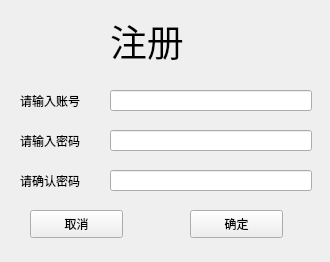
<?xml version="1.0" encoding="UTF-8"?>
<ui version="4.0">
 <class>regeistered</class>
 <widget class="QWidget" name="regeistered">
  <property name="geometry">
   <rect>
    <x>0</x>
    <y>0</y>
    <width>330</width>
    <height>262</height>
   </rect>
  </property>
  <property name="windowTitle">
   <string>regeistered</string>
  </property>
  <widget class="QLabel" name="label_2">
   <property name="geometry">
    <rect>
     <x>20</x>
     <y>90</y>
     <width>81</width>
     <height>21</height>
    </rect>
   </property>
   <property name="text">
    <string>请输入账号</string>
   </property>
  </widget>
  <widget class="QLabel" name="label">
   <property name="geometry">
    <rect>
     <x>110</x>
     <y>10</y>
     <width>181</width>
     <height>61</height>
    </rect>
   </property>
   <property name="font">
    <font>
     <family>Agency FB</family>
     <pointsize>28</pointsize>
    </font>
   </property>
   <property name="layoutDirection">
    <enum>Qt::LeftToRight</enum>
   </property>
   <property name="text">
    <string>注册</string>
   </property>
  </widget>
  <widget class="QLabel" name="label_3">
   <property name="geometry">
    <rect>
     <x>20</x>
     <y>130</y>
     <width>81</width>
     <height>21</height>
    </rect>
   </property>
   <property name="text">
    <string>请输入密码</string>
   </property>
  </widget>
  <widget class="QLabel" name="label_4">
   <property name="geometry">
    <rect>
     <x>20</x>
     <y>170</y>
     <width>81</width>
     <height>21</height>
    </rect>
   </property>
   <property name="text">
    <string>请确认密码</string>
   </property>
  </widget>
  <widget class="QLineEdit" name="lineEdit">
   <property name="geometry">
    <rect>
     <x>110</x>
     <y>90</y>
     <width>202</width>
     <height>21</height>
    </rect>
   </property>
  </widget>
  <widget class="QLineEdit" name="lineEdit_2">
   <property name="geometry">
    <rect>
     <x>110</x>
     <y>130</y>
     <width>202</width>
     <height>21</height>
    </rect>
   </property>
  </widget>
  <widget class="QLineEdit" name="lineEdit_3">
   <property name="geometry">
    <rect>
     <x>110</x>
     <y>170</y>
     <width>202</width>
     <height>21</height>
    </rect>
   </property>
  </widget>
  <widget class="QPushButton" name="pushButton">
   <property name="geometry">
    <rect>
     <x>30</x>
     <y>210</y>
     <width>93</width>
     <height>28</height>
    </rect>
   </property>
   <property name="text">
    <string>取消</string>
   </property>
  </widget>
  <widget class="QPushButton" name="pushButton_2">
   <property name="geometry">
    <rect>
     <x>190</x>
     <y>210</y>
     <width>93</width>
     <height>28</height>
    </rect>
   </property>
   <property name="text">
    <string>确定</string>
   </property>
  </widget>
 </widget>
 <layoutdefault spacing="6" margin="11"/>
 <resources/>
 <connections/>
</ui>
